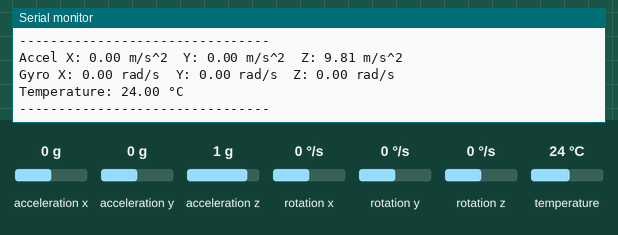
This sketch was run on a simulated ESP32. On the bench: the last lines printed to the serial monitor. The test bench sets the inputs (shaded band); at power-on: acceleration x 0 g, acceleration y 0 g, acceleration z 1 g, rotation x 0 °/s, rotation y 0 °/s, rotation z 0 °/s, temperature 24 °C.

Above: at 1.8 s.
1.9 s: acceleration x set to -1.4 g
3.4 s: acceleration y set to -1.4 g
4.9 s: acceleration z set to -1.4 g
6.4 s: rotation x set to -192 °/s
At 7.7 s:
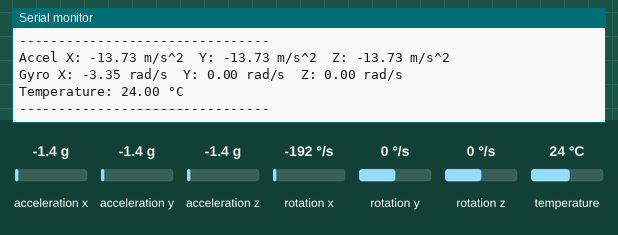
7.9 s: rotation y set to -192 °/s
At 8.9 s:
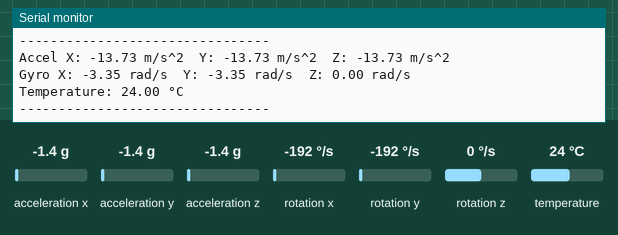

Measured:
- after the input at 6.4 s, the serial monitor: prints a new line after 0.68 s (image 1)
- after the input at 7.9 s, the serial monitor: prints a new line after 0.19 s (image 2)

The sketch:

MPU6050_serial_com.ino
```cpp
#include <Wire.h>
#include <Adafruit_MPU6050.h>
#include <Adafruit_Sensor.h>

Adafruit_MPU6050 mpu;

#define SDA_PIN 8
#define SCL_PIN 9

void setup() {
  Serial.begin(115200);

  Wire.begin(SDA_PIN, SCL_PIN);

  Serial.println("Initializing MPU6050...");

  if (!mpu.begin()) {
    Serial.println("MPU6050 not found!");
    while (1) {
      delay(100);
    }
  }

  Serial.println("MPU6050 Connected Successfully!");
  Serial.println("--------------------------------");
}

void loop() {

  sensors_event_t a, g, temp;

  mpu.getEvent(&a, &g, &temp);

  Serial.print("Accel X: ");
  Serial.print(a.acceleration.x);
  Serial.print(" m/s^2\t");

  Serial.print("Y: ");
  Serial.print(a.acceleration.y);
  Serial.print(" m/s^2\t");

  Serial.print("Z: ");
  Serial.print(a.acceleration.z);
  Serial.println(" m/s^2");

  Serial.print("Gyro X: ");
  Serial.print(g.gyro.x);
  Serial.print(" rad/s\t");

  Serial.print("Y: ");
  Serial.print(g.gyro.y);
  Serial.print(" rad/s\t");

  Serial.print("Z: ");
  Serial.print(g.gyro.z);
  Serial.println(" rad/s");

  Serial.print("Temperature: ");
  Serial.print(temp.temperature);
  Serial.println(" °C");

  Serial.println("--------------------------------");

  delay(1000);
}
```
